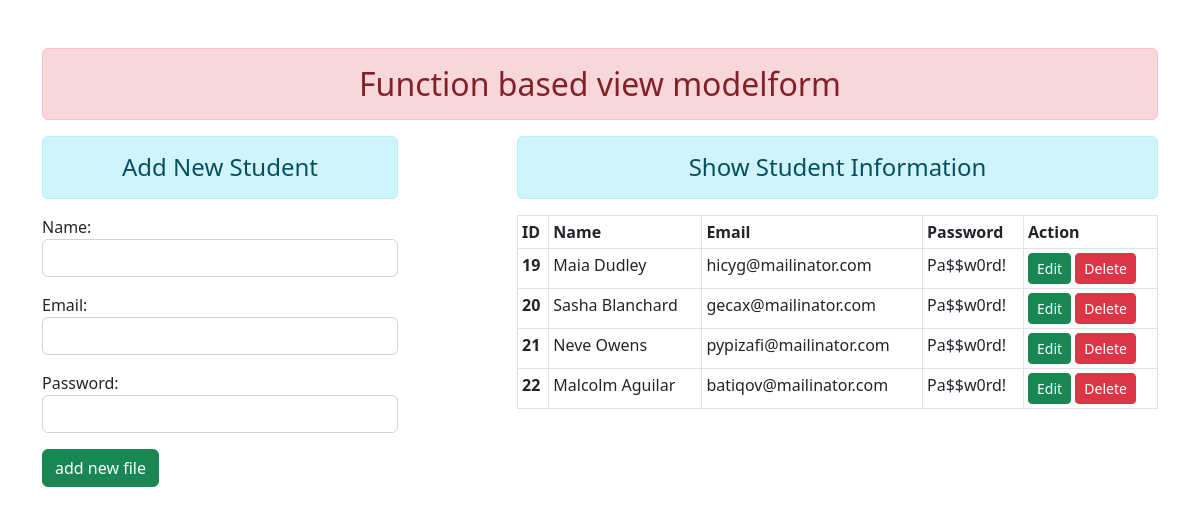
The page / on the database its author committed.
### enroll/models.py (models this page shows)
class User(models.Model):
    name = models.CharField(max_length=70)
    email = models.EmailField(max_length=100)
    password = models.CharField(max_length=100)

### enroll/views.py (the view)
# urls.py: path('', views.add_show, name="addandshow"),
def add_show(request):
    if request.method == 'POST':
        fm = StudentRegistration(request.POST)
        if fm.is_valid():
            nm = fm.cleaned_data['name']
            em = fm.cleaned_data['email']
            pw = fm.cleaned_data['password']
            reg = User(name=nm, email=em, password=pw)
            reg.save()
            fm = StudentRegistration()
    else:
        fm = StudentRegistration()
    stud = User.objects.all()
    return render(request, 'enroll/addandshow.html', {'form': fm, 'stu': stud})

### enroll/forms.py
class StudentRegistration(forms.ModelForm):
    class Meta:
        model = User
        fields = ['name', 'email', 'password']
        widgets = {
            'name': forms.TextInput( attrs={'class':'form-control'}),
            'email': forms.EmailInput( attrs={'class':'form-control'}),
            'password': forms.PasswordInput(render_value=True, attrs={'class':'form-control'})
        }

### enroll/templates/enroll/addandshow.html (shortened to what this page needs)
{% extends 'enroll/base.html' %}
{% block content %}
    <div class = "row">
        <div class="col-sm-4">
            <h4 class="text-center alert alert-info">Add New Student</h4>
            <form action = "" method = "POST">
                {{form.as_p}}
                <input type="submit" class="btn btn-success" value="add new file">
            </form>
        </div>
        <div class="col-sm-7 offset-1">
            <h4 class = "text-center alert alert-info">Show Student Information</h4>
            {% if stu %}
            <table class="table table-bordered table-stripped table-sm table-hover">
                <thead>
                  <tr>
                    <th scope="col">ID</th>
                    <th scope="col">Name</th>
                    <th scope="col">Email</th>
                    <th scope="col">Password</th>
                    <th scope="col">Action</th>
                  </tr>
                </thead>
                <tbody>
                    {% for st in stu %}
                        <tr>
                            <th scope="row">{{st.id}}</th>
                            <td>{{st.name}}</td>
                            <td>{{st.email}}</td>
                            <td>{{st.password}}</td>
                            <td>
                                <a href="{% url 'updatedata' st.id %}" class = "btn btn-success btn-sm">Edit</a>
                                <form action="{% url 'deletedata' st.id %}" method = "POST" class = "d-inline">
                                    <input type="submit" value="Delete" class="btn btn-danger btn-sm">
                                </form>
                            </td>
                        </tr>
                    {% endfor %}
            {% endif %}
                </tbody>
              </table>
        </div>
    </div>
{% endblock content %}

### enroll/templates/enroll/base.html (shortened to what this page needs)
<!DOCTYPE html>
{% load static %}
<html lang="en">
<head>
    <link rel = "stylesheet" href = "{% static 'enroll/css/bootstrap.css' %}"">
</head>
<body>
    <div class = 'container mt-5'>
        <h2 class = "text-center alert alert-danger">Function based view modelform</h2>
        {% block content %} {% endblock content %}
    </div>
</body>
</html>

### rows shown on the page
User: id "19", name "Maia Dudley", email "hicyg@mailinator.com", password "Pa$$w0rd!"
User: id "20", name "Sasha Blanchard", email "gecax@mailinator.com", password "Pa$$w0rd!"
User: id "21", name "Neve Owens", email "pypizafi@mailinator.com", password "Pa$$w0rd!"
User: id "22", name "Malcolm Aguilar", email "batiqov@mailinator.com", password "Pa$$w0rd!"
